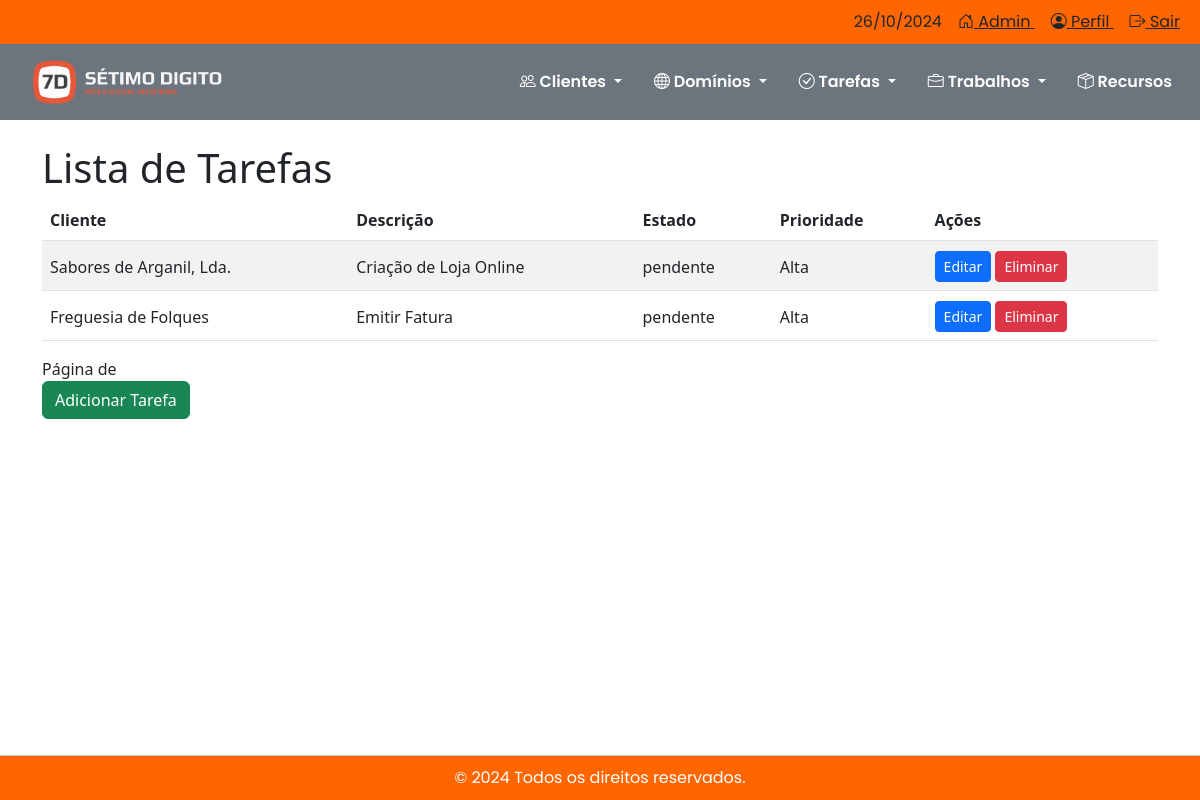
The page /tarefas/ on the database as committed earlier.
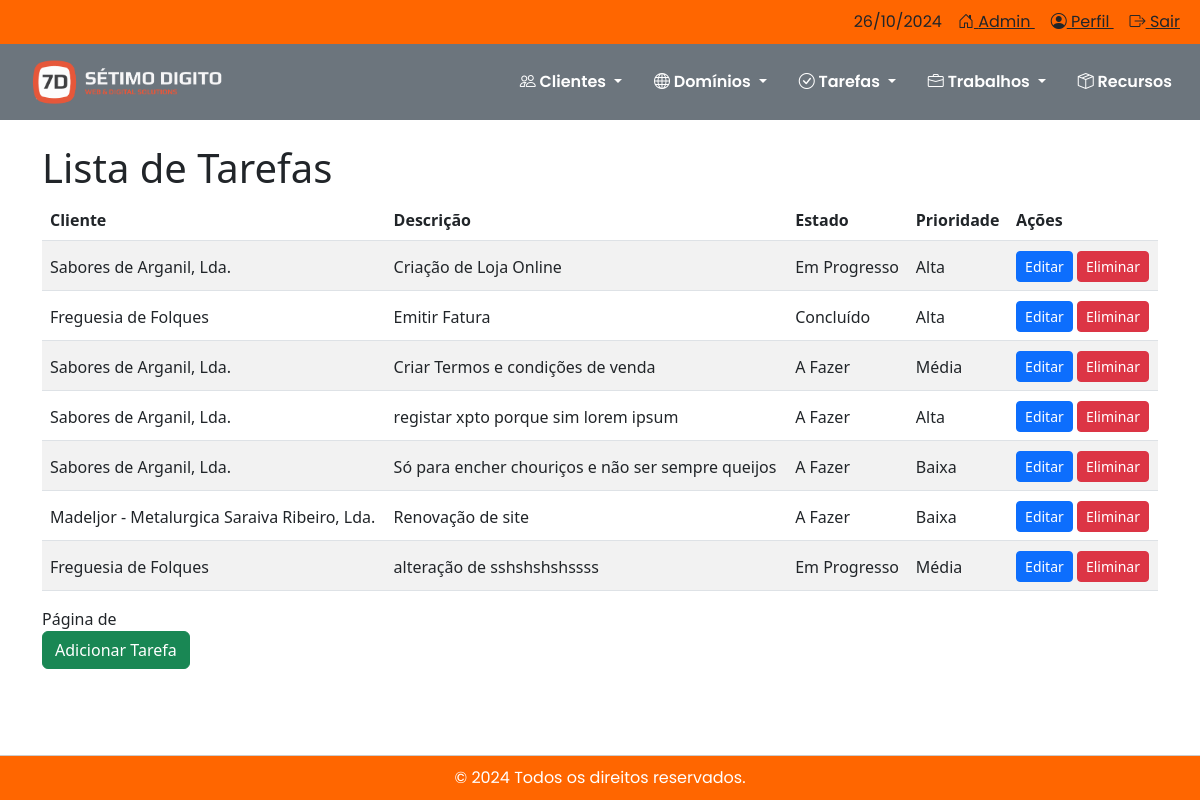
The same page on the database as committed later.
### tarefas/models.py (models this page shows, shortened)
class Tarefa(models.Model):
    ESTADOS_TAREFA = [
        ('a_fazer', 'A Fazer'),
        ('em_progresso', 'Em Progresso'),
        ('concluido', 'Concluído'),
    ]
    PRIORIDADES = [
        ('baixa', 'Baixa'),
        ('media', 'Média'),
        ('alta', 'Alta'),
    ]
    cliente = models.ForeignKey(Cliente, on_delete=models.CASCADE)
    descricao = models.TextField()
    estado = models.CharField(max_length=20, choices=ESTADOS_TAREFA, default='pendente')
    prioridade = models.CharField(max_length=10, choices=PRIORIDADES, default='media')
    data_criacao = models.DateTimeField(auto_now_add=True)

### clientes/models.py (models this page shows, shortened)
class Cliente(models.Model):
    nome = models.CharField(max_length=255)
    nif = models.CharField(max_length=9, verbose_name='Número de Identificação Fiscal')
    morada = models.CharField(max_length=255, blank=True, null=True)
    codigo_postal = models.CharField(max_length=10, blank=True, null=True)
    localidade = models.CharField(max_length=100, blank=True, null=True)
    telefone = models.CharField(max_length=15, blank=True, null=True)
    email = models.EmailField(blank=True, null=True)
    website = models.URLField(blank=True, null=True)
    cliente_desde = models.DateField(blank=True, null=True)

### tarefas/views.py (the view)
# urls.py: path('tarefas/', views.listar_tarefas, name='listar_tarefas'),
def listar_tarefas(request):
    tarefas = Tarefa.objects.all()  # Pega todas as tarefas
    return render(request, 'tarefas/listar_tarefas.html', {'tarefas': tarefas})

### tarefas/templates/tarefas/listar_tarefas.html (shortened to what this page needs)
{% extends 'base.html' %}
{% load static %}
{% block content %}
<h1 class="mt-4">Lista de Tarefas</h1>
<table class="table table-striped">
    <thead>
        <tr>
            <th>Cliente</th>
            <th>Descrição</th>
            <th>Estado</th>
            <th>Prioridade</th>
            <th>Ações</th>
        </tr>
    </thead>
    <tbody>
        {% for tarefa in tarefas %}
        <tr>
            <td style="padding-top: 10px; vertical-align: middle;">{{ tarefa.cliente.nome }}</td>
            <td style="padding-top: 10px; vertical-align: middle;">{{ tarefa.descricao }}</td>
            <td style="padding-top: 10px; vertical-align: middle;">{{ tarefa.get_estado_display }}</td>
            <td style="padding-top: 10px; vertical-align: middle;">{{ tarefa.get_prioridade_display }}</td>
            <td style="padding-top: 10px; vertical-align: middle;">
                <a href="{% url 'editar_tarefa' tarefa.id %}" class="btn btn-sm btn-primary">Editar</a>
                <a href="{% url 'apagar_tarefa' tarefa.id %}" class="btn btn-sm btn-danger">Eliminar</a>
            </td>
        </tr>
        {% empty %}
        <tr>
            <td colspan="5">Nenhuma tarefa encontrada.</td>
        </tr>
        {% endfor %}
    </tbody>
</table>
<div class="pagination">
    <span class="step-links">
        <span class="current">
            Página {{ page_obj.number }} de {{ page_obj.paginator.num_pages }}
        </span>
    </span>
</div>
<a href="{% url 'adicionar_tarefa' %}" class="btn btn-success">Adicionar Tarefa</a>
{% endblock %}

### templates/base.html (shortened to what this page needs)
{% load static %}
<!DOCTYPE html>
<html lang="pt">
<head>
    <link href="https://cdn.jsdelivr.net/npm/bootstrap@5.3.0/dist/css/bootstrap.min.css" rel="stylesheet">
    <link href="{% static 'css/styles.css' %}" rel="stylesheet">
    <link href="https://cdnjs.cloudflare.com/ajax/libs/font-awesome/6.0.0-beta3/css/all.min.css" rel="stylesheet">
    <link rel="stylesheet" href="https://cdn.jsdelivr.net/npm/bootstrap-icons@1.5.0/font/bootstrap-icons.css">
</head>
<body>
    <div class="wrapper d-flex flex-column min-vh-100">
        {% include 'includes/navbar.html' %}
        <div class="container flex-grow-1">
            {% block content %}{% endblock %}
        </div>
        {% now "Y" as current_year %}
        {% include 'includes/footer.html' with current_year=current_year %}
    </div>
</body>
</html>

### templates/includes/navbar.html (shortened to what this page needs)
{% load static %}
{% load tz %}
{% now "d/m/Y" as today %}
<div class="topbar py-1" style="font-family: 'Poppins', sans-serif; padding-top: 10px !important; padding-bottom: 10px !important; background-color: #ff6600;">
    <div class="container-fluid d-flex justify-content-end">
        <div class="date text-dark px-2">{{ today }}</div>
        <div class="user-menu">
            <a href="{% url 'admin:index' %}" class="text-dark px-2" title="Admin">
                <i class="bi bi-house-door"></i> Admin
            </a>
            <a href="#" class="text-dark px-2" title="Perfil">
                <i class="bi bi-person-circle"></i> Perfil
            </a>
            <a href="#" class="text-dark px-2" title="Sair">
                <i class="bi bi-box-arrow-right"></i> Sair
            </a>
        </div>
    </div>
</div>
<nav class="navbar navbar-expand-lg bg-secondary">
    <div class="container-fluid">
        <a class="navbar-brand px-3" href="{% url 'homepage' %}">
            <img src="{% static 'img/logo_head.png' %}" alt="Logo" height="50">
        </a>
        <div class="collapse navbar-collapse" id="navbarNav">
            <ul class="navbar-nav ms-auto" style="font-family: 'Poppins', sans-serif; font-weight: 600;">
                <li class="nav-item dropdown">
                    <a class="nav-link dropdown-toggle text-white px-3" href="#" id="clientesDropdown" role="button" data-bs-toggle="dropdown" aria-expanded="false">
                        <i class="bi bi-people"></i> Clientes
                    </a>
                </li>
                <li class="nav-item dropdown">
                    <a class="nav-link dropdown-toggle text-white px-3" href="#" id="dominiosDropdown" role="button" data-bs-toggle="dropdown" aria-expanded="false">
                        <i class="bi bi-globe"></i> Domínios
                    </a>
                </li>
                <li class="nav-item dropdown">
                    <a class="nav-link dropdown-toggle text-white px-3" href="#" id="tarefasDropdown" role="button" data-bs-toggle="dropdown" aria-expanded="false">
                        <i class="bi bi-check-circle"></i> Tarefas
                    </a>
                </li>
                <li class="nav-item dropdown">
                    <a class="nav-link dropdown-toggle text-white px-3" href="#" id="trabalhosDropdown" role="button" data-bs-toggle="dropdown" aria-expanded="false">
                        <i class="bi bi-briefcase"></i> Trabalhos
                    </a>
                </li>
                <li class="nav-item">
                    <a class="nav-link text-white px-3" href="#">
                        <i class="bi bi-box-seam"></i> Recursos
                    </a>
                </li>
            </ul>
        </div>
    </div>
</nav>

### templates/includes/footer.html
{% load static %}
<footer class="footer"
        style="background-color: #ff6600; border-top: 1px solid #ccc; padding-top: 10px; padding-bottom: 10px; font-family: 'Poppins', sans-serif;">
    <div class="container d-flex justify-content-center align-items-center text-white">
        <p class="mb-0">&copy; {{ current_year }} Todos os direitos reservados.</p>
    </div>
</footer>

### static/css/styles.css (style rules this page uses)
html, body { height: 100%; margin: 0; padding: 0; }
.wrapper { display: flex; flex-direction: column; min-height: 100vh; }
.container { flex-grow: 1; }
.footer { background-color: #ffb74d; border-top: 1px solid #ccc; padding: 10px 0; font-family: 'Poppins', sans-serif; margin-top: auto; }

Rows that differ between the two databases and show on the page:
changed Tarefa "Criação de Loja Online": estado "pendente" → "Em Progresso"
changed Tarefa "Emitir Fatura": estado "pendente" → "Concluído"
added Tarefa: cliente.nome "Sabores de Arganil, Lda.", descricao "Criar Termos e condições de venda", estado "A Fazer", prioridade "Média"
added Tarefa: cliente.nome "Sabores de Arganil, Lda.", descricao "registar xpto porque sim lorem ipsum", estado "A Fazer", prioridade "Alta"
added Tarefa: cliente.nome "Sabores de Arganil, Lda.", descricao "Só para encher chouriços e não ser sempre queijos", estado "A Fazer", prioridade "Baixa"
added Tarefa: cliente.nome "Madeljor - Metalurgica Saraiva Ribeiro, Lda.", descricao "Renovação de site", estado "A Fazer", prioridade "Baixa"
added Tarefa: cliente.nome "Freguesia de Folques", descricao "alteração de sshshshshssss", estado "Em Progresso", prioridade "Média"
